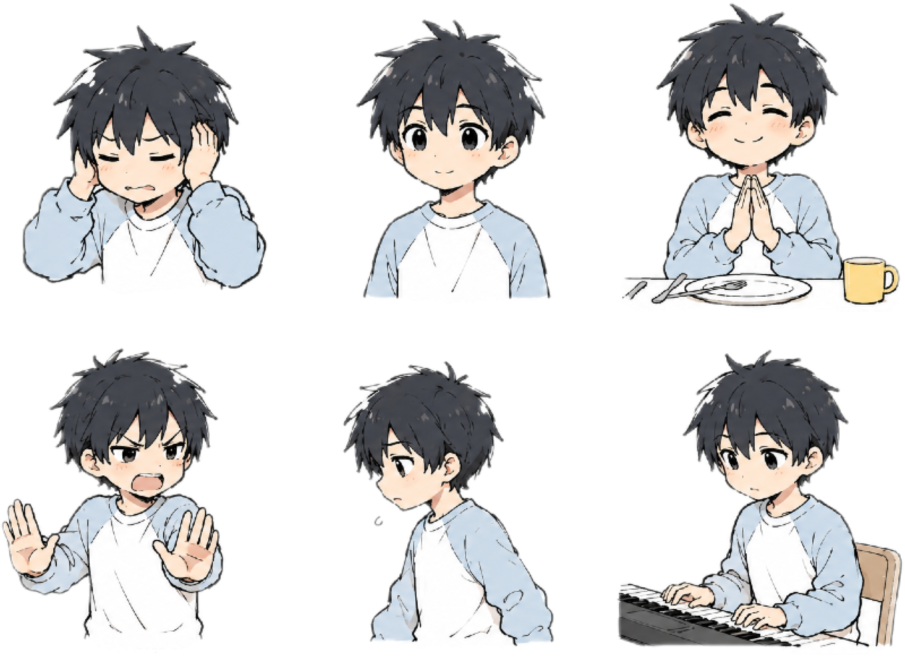
#> input picture src/assets/game/raw/user-boy-poses.png, 2714 x 1975 px (shown at 1/3 size)
$ python extract-character-assets.py
#> lines starting #> are read from the running program, lines starting #| are printed output that depends on the picture
from pathlib import Path

from PIL import Image


ROOT = Path(__file__).resolve().parents[1]
RAW = ROOT / "src" / "assets" / "game" / "raw"
OUT = ROOT / "src" / "assets" / "game" / "characters"
OUT.mkdir(parents=True, exist_ok=True)

CROPS = {
    "user-boy-poses.png": {
        "boy-first-meet.png": (1051, 44, 1672, 927),
        "boy-overload.png": (52, 62, 822, 902),
        "boy-refuse.png": (0, 1025, 693, 1970),
        "boy-walk.png": (1013, 1064, 1681, 1958),
        "boy-piano.png": (1835, 1033, 2714, 1975),
    },
    "user-mixed-poses.png": {
        "boy-meal.png": (1060, 14, 1603, 636),
        "volunteer-prompt.png": (1068, 876, 1562, 1525),
    },
    "user-volunteer-boy.png": {
        "volunteer-observe.png": (0, 0, 1229, 1569),
    },
    "user-duo-poses.png": {
        "volunteer-strict.png": (1112, 0, 1818, 885),
        "volunteer-ignore.png": (2021, 21, 2672, 887),
        "volunteer-hug.png": (1480, 1024, 2258, 1871),
        "duo-drawing.png": (0, 31, 970, 913),
        "duo-comfort.png": (1480, 1024, 2258, 1871),
    },
}


def trim_transparent_edges(image: Image.Image) -> Image.Image:
    bbox = image.getbbox()
    if bbox is None:
        return image

    left, top, right, bottom = bbox
    pad = 18
    left = max(0, left - pad)
    top = max(0, top - pad)
    right = min(image.width, right + pad)
    bottom = min(image.height, bottom + pad)
    return image.crop((left, top, right, bottom))


def main() -> None:
    for source_name, crops in CROPS.items():
        source = Image.open(RAW / source_name).convert("RGBA")
#> source is the input picture: PIL image 2714x1975 RGBA; mean R, G, B, A 80.1, 79.7, 79.7, 104.7
        for output_name, box in crops.items():
            cropped = source.crop(box)
            trimmed = trim_transparent_edges(cropped)
            output = OUT / output_name
            trimmed.save(output)
            print(f"created {output}")
#> this loop made 5 passes
#> (bbox in trim_transparent_edges, right in trim_transparent_edges, bottom in trim_transparent_edges) on passes 1 to 5: ((8, 10, 614, 877), 621, 883), ((6, 3, 761, 833), 770, 840), ((1, 7, 684, 936), 693, 945), ((6, 6, 662, 886), 668, 894), ((5, 8, 879, 942), 879, 942)
#> pass 1, in main, `cropped = source.crop(box)`:
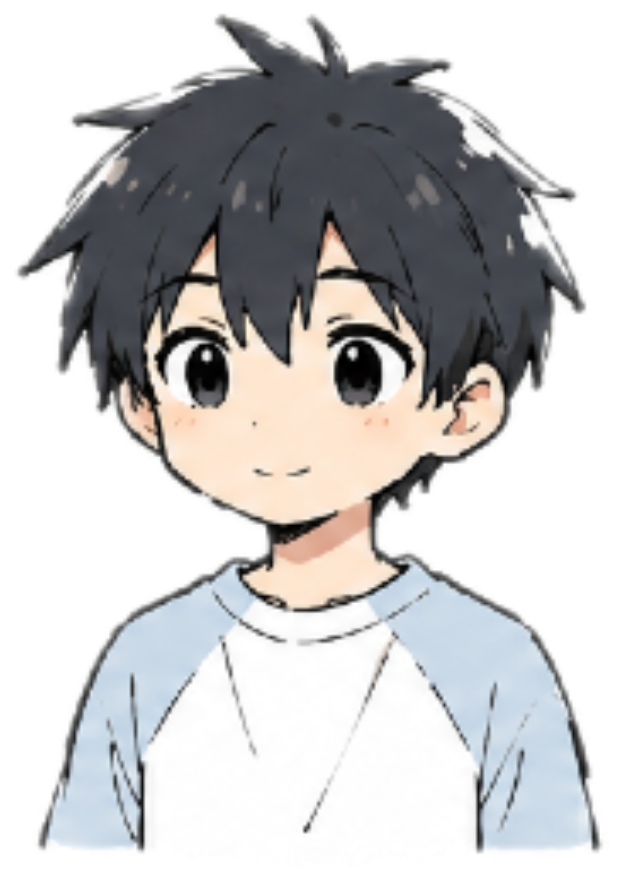
#> cropped: PIL image 621x883 RGBA; mean R, G, B, A 114.5, 113.8, 114.3, 150.6; transparent parts drawn white
#> pass 2, in main, `cropped = source.crop(box)`:
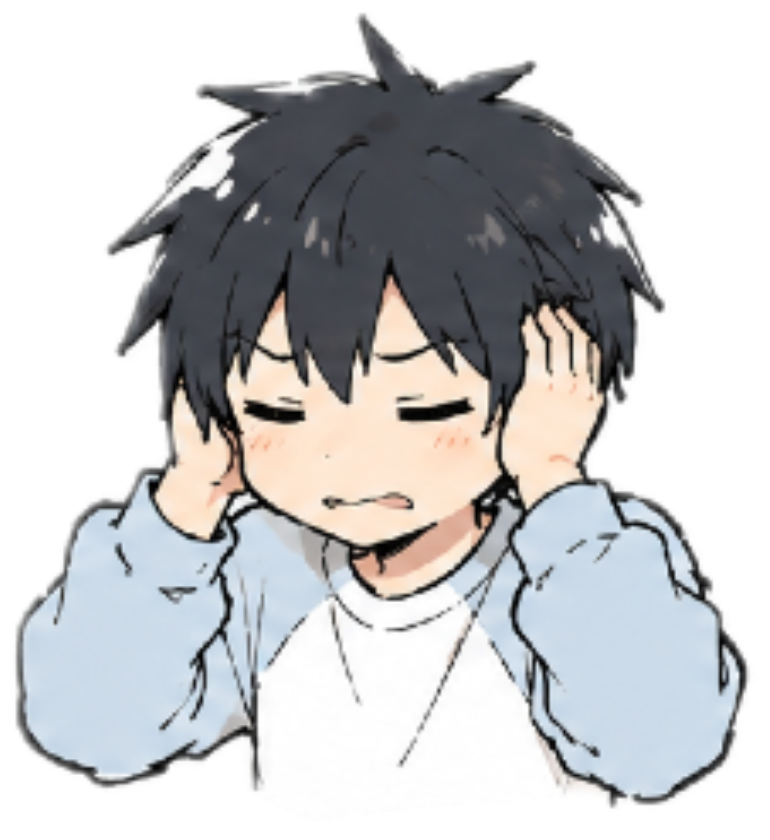
#> cropped: PIL image 770x840 RGBA; mean R, G, B, A 111.1, 111.4, 112.7, 152.1; transparent parts drawn white
#> pass 3, in main, `cropped = source.crop(box)`:
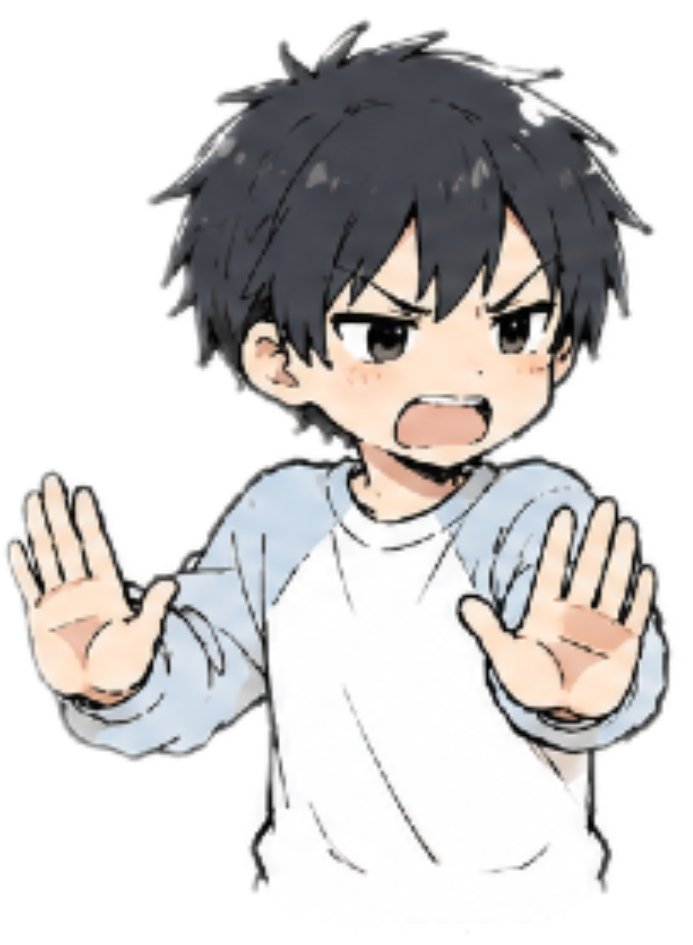
#> cropped: PIL image 693x945 RGBA; mean R, G, B, A 115.4, 113.2, 112.2, 142.5; transparent parts drawn white
#> after the loop:
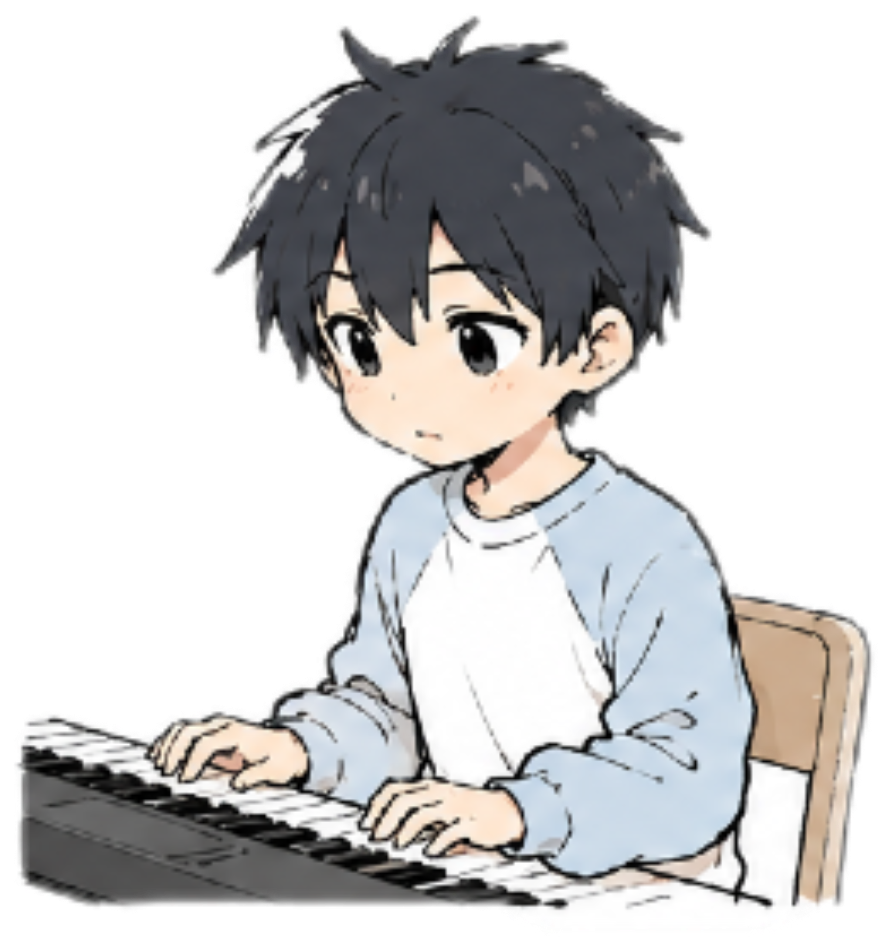
#> cropped: PIL image 879x942 RGBA; mean R, G, B, A 92.3, 91.7, 91.6, 126.5; transparent parts drawn white


if __name__ == "__main__":
#> (the run stopped early here; a loop or call above may not have finished)
